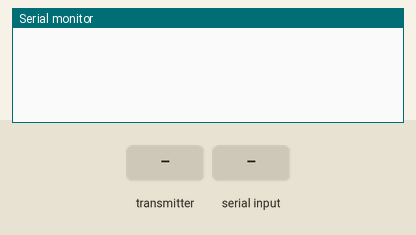
Bench run of a sketch on a simulated ESP32. Parts: the last lines printed to the serial monitor. Inputs (shaded band) come from the test bench. Random numbers use the default seed unless the sketch sets one.

Above: at 1.2 s.
1.3 s: the transmitter starts sending motor.0 = 0
At 1.61 s:
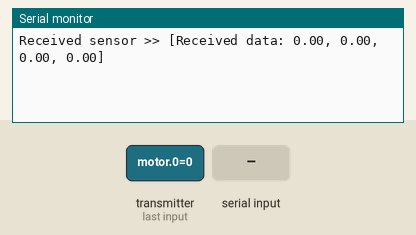
3.3 s: "1\n" received over Serial
At 3.61 s:
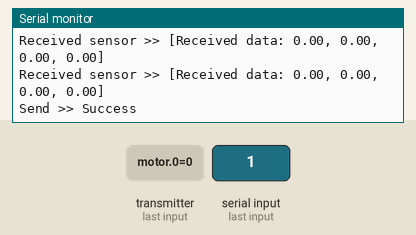
4.8 s: the transmitter starts sending motor.1 = 25
At 5.11 s:
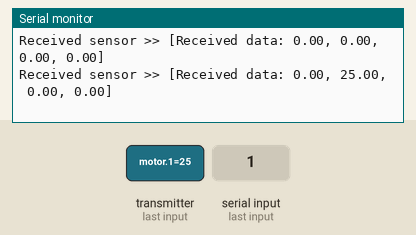
6.3 s: the transmitter starts sending motor.2 = 25
At 6.61 s:
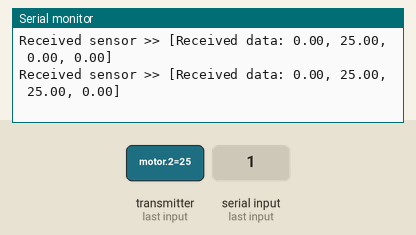
7.8 s: the transmitter starts sending motor.3 = 25
At 8.11 s:
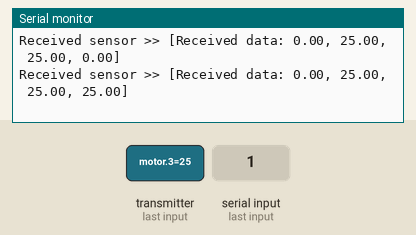
9.3 s: the transmitter starts sending motor.1 = 0
At 9.61 s:
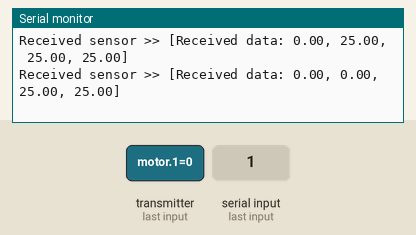

The sketch:

ESP_NOW_A.ino
```cpp
#include <esp_now.h>
#include <WiFi.h>
// 데이터를 보내고 받는 ESP
// 상대방의 MAC 주소
uint8_t peerAddress[] = {0xE0, 0x5A, 0x1B, 0xA0, 0xF7, 0xEC};

struct SensorData {
  String text;
  float sensor_1[6];
};

struct DroneSensor{
  float motor[4];
};

// 콜백 함수
void OnDataSent(const uint8_t *mac_addr, esp_now_send_status_t status) {
  Serial.print("Send >> ");
  Serial.println(status == ESP_NOW_SEND_SUCCESS ? "Success" : "Fail");
}

void OnDataRecv(const uint8_t *mac_addr, const uint8_t *data, int len) {
  DroneSensor droneSensor;
  memcpy(&droneSensor, data, sizeof(DroneSensor));
  Serial.print("Received sensor >> [");
  Serial.print("Received data: ");
  for (int i = 0; i < 4; i++) {
    Serial.print(droneSensor.motor[i]);
    if (i < 3) Serial.print(", ");
    else Serial.print("]");
  }
  Serial.println();
}

void setup() {
  Serial.begin(115200);
  randomSeed(analogRead(0)); // 랜덤한 센서값을 표시
  WiFi.mode(WIFI_STA);
  WiFi.disconnect();

  // ESP-NOW 초기화
  if (esp_now_init() != ESP_OK) {
    Serial.println("Error initializing ESP-NOW");
    return;
  }

  // 콜백 함수 등록
  esp_now_register_recv_cb(OnDataRecv);
  esp_now_register_send_cb(OnDataSent);

  // 피어 정보 구조체 초기화
  esp_now_peer_info_t peerInfo;
  memcpy(peerInfo.peer_addr, peerAddress, 6);
  peerInfo.channel = 0;
  peerInfo.encrypt = false;

  // 피어 추가
  if (esp_now_add_peer(&peerInfo) != ESP_OK) {
    Serial.println("Failed to add peer");
    return;
  }
}

void loop() {
  if (Serial.available()) {
    String line = Serial.readStringUntil('\n');
    SensorData sensorData;
    for(int i=0;i<6;i++){
      long randomValue = random(1000 * 100, 2000 * 100 + 1); // 1000.00 ~ 2000.00 사이의 랜덤 정수 생성
      sensorData.sensor_1[i] = randomValue / 100.0; // 정수를 100으로 나누어 float 값으로 변환
    }
    sensorData.text = line;
    uint8_t data[sizeof(SensorData)];
    memcpy(data, &sensorData, sizeof(SensorData));
    esp_err_t result = esp_now_send(peerAddress, data, sizeof(data));
  }
}
```

Measured:
- after the input at 1.3 s, the serial monitor: prints a new line at once (image 1)
- after the input at 3.3 s, the serial monitor: prints a new line at once (image 2)
- after the input at 4.8 s, the serial monitor: prints a new line at once (image 3)
- after the input at 6.3 s, the serial monitor: prints a new line at once (image 4)
- after the input at 7.8 s, the serial monitor: prints a new line at once (image 5)
- after the input at 9.3 s, the serial monitor: prints a new line at once (image 6)
